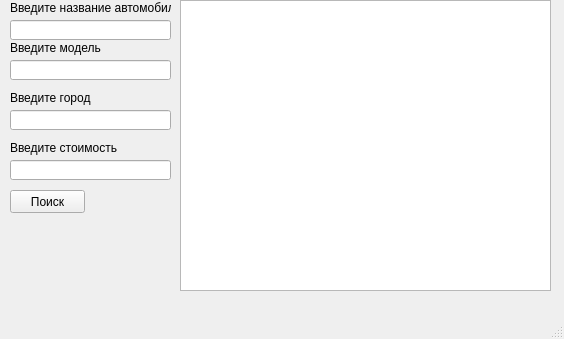
<?xml version="1.0" encoding="UTF-8"?>
<ui version="4.0">
 <class>MainWindow</class>
 <widget class="QMainWindow" name="MainWindow">
  <property name="geometry">
   <rect>
    <x>0</x>
    <y>0</y>
    <width>564</width>
    <height>339</height>
   </rect>
  </property>
  <property name="windowTitle">
   <string>Сравнение цен</string>
  </property>
  <widget class="QWidget" name="centralwidget">
   <widget class="QLabel" name="label">
    <property name="geometry">
     <rect>
      <x>10</x>
      <y>0</y>
      <width>161</width>
      <height>16</height>
     </rect>
    </property>
    <property name="text">
     <string>Введите название автомобиля</string>
    </property>
   </widget>
   <widget class="QLineEdit" name="lineEdit">
    <property name="geometry">
     <rect>
      <x>10</x>
      <y>20</y>
      <width>161</width>
      <height>20</height>
     </rect>
    </property>
   </widget>
   <widget class="QLineEdit" name="lineEdit_2">
    <property name="geometry">
     <rect>
      <x>10</x>
      <y>60</y>
      <width>161</width>
      <height>20</height>
     </rect>
    </property>
   </widget>
   <widget class="QLabel" name="label_2">
    <property name="geometry">
     <rect>
      <x>10</x>
      <y>40</y>
      <width>121</width>
      <height>16</height>
     </rect>
    </property>
    <property name="text">
     <string>Введите модель</string>
    </property>
   </widget>
   <widget class="QLabel" name="label_3">
    <property name="geometry">
     <rect>
      <x>10</x>
      <y>90</y>
      <width>111</width>
      <height>16</height>
     </rect>
    </property>
    <property name="text">
     <string>Введите город</string>
    </property>
   </widget>
   <widget class="QLineEdit" name="lineEdit_3">
    <property name="geometry">
     <rect>
      <x>10</x>
      <y>110</y>
      <width>161</width>
      <height>20</height>
     </rect>
    </property>
   </widget>
   <widget class="QLabel" name="label_4">
    <property name="geometry">
     <rect>
      <x>10</x>
      <y>140</y>
      <width>121</width>
      <height>16</height>
     </rect>
    </property>
    <property name="text">
     <string>Введите стоимость</string>
    </property>
   </widget>
   <widget class="QLineEdit" name="lineEdit_4">
    <property name="geometry">
     <rect>
      <x>10</x>
      <y>160</y>
      <width>161</width>
      <height>20</height>
     </rect>
    </property>
   </widget>
   <widget class="QPushButton" name="pushButton">
    <property name="geometry">
     <rect>
      <x>10</x>
      <y>190</y>
      <width>75</width>
      <height>23</height>
     </rect>
    </property>
    <property name="text">
     <string>Поиск</string>
    </property>
   </widget>
   <widget class="QTableView" name="tableView">
    <property name="geometry">
     <rect>
      <x>180</x>
      <y>0</y>
      <width>371</width>
      <height>291</height>
     </rect>
    </property>
   </widget>
  </widget>
  <widget class="QMenuBar" name="menubar">
   <property name="geometry">
    <rect>
     <x>0</x>
     <y>0</y>
     <width>564</width>
     <height>21</height>
    </rect>
   </property>
  </widget>
  <widget class="QStatusBar" name="statusbar"/>
 </widget>
 <resources/>
 <connections/>
</ui>
